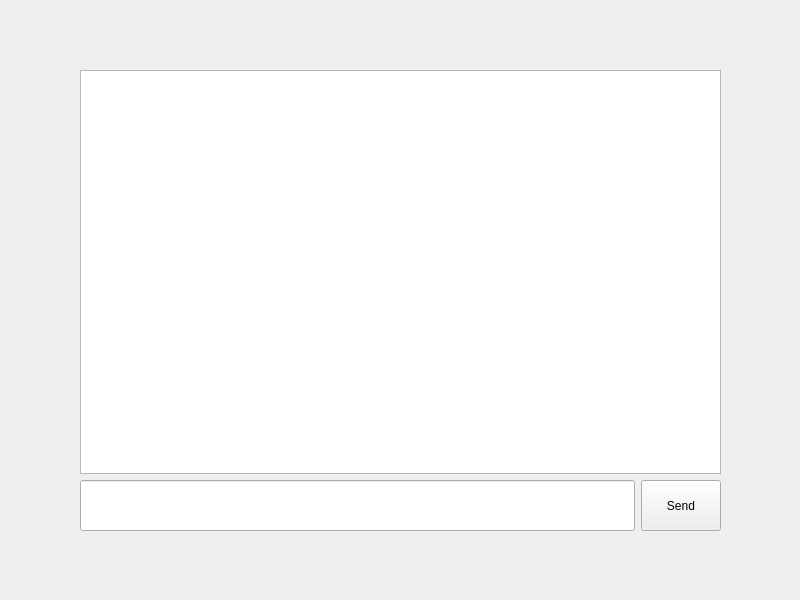
<?xml version="1.0" encoding="UTF-8"?>
<ui version="4.0">
 <class>Widget</class>
 <widget class="QWidget" name="Widget">
  <property name="geometry">
   <rect>
    <x>0</x>
    <y>0</y>
    <width>800</width>
    <height>600</height>
   </rect>
  </property>
  <property name="windowTitle">
   <string>Widget</string>
  </property>
  <widget class="QWidget" name="">
   <property name="geometry">
    <rect>
     <x>80</x>
     <y>70</y>
     <width>641</width>
     <height>461</height>
    </rect>
   </property>
   <layout class="QVBoxLayout" name="verticalLayout" stretch="8,1">
    <item>
     <widget class="QListWidget" name="listWidget"/>
    </item>
    <item>
     <layout class="QHBoxLayout" name="horizontalLayout">
      <item>
       <widget class="QLineEdit" name="lineEdit">
        <property name="sizePolicy">
         <sizepolicy hsizetype="Expanding" vsizetype="Expanding">
          <horstretch>0</horstretch>
          <verstretch>0</verstretch>
         </sizepolicy>
        </property>
       </widget>
      </item>
      <item>
       <widget class="QPushButton" name="pushButton">
        <property name="sizePolicy">
         <sizepolicy hsizetype="Minimum" vsizetype="Expanding">
          <horstretch>0</horstretch>
          <verstretch>0</verstretch>
         </sizepolicy>
        </property>
        <property name="text">
         <string>Send</string>
        </property>
       </widget>
      </item>
     </layout>
    </item>
   </layout>
  </widget>
 </widget>
 <resources/>
 <connections/>
</ui>
